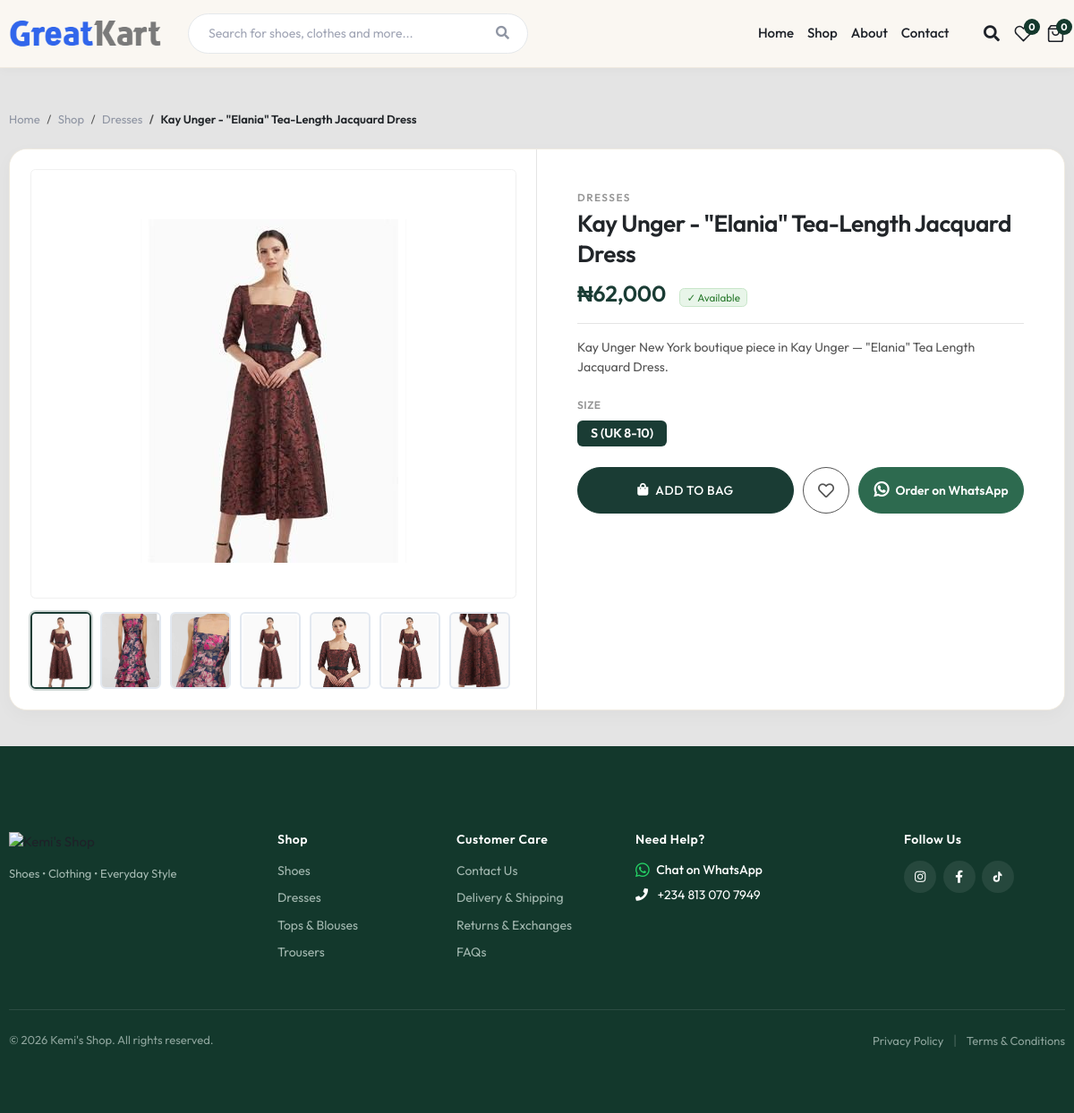
The page /store/category/dresses/kemi-8-kay-unger-elania-tea-lengt/ on the database its author committed.
### store/models.py (models this page shows, shortened)
class Product(models.Model):
    product_name = models.CharField(max_length=200, unique=True)
    slug = models.SlugField(max_length=200, unique=True)
    description = models.TextField(max_length=500, blank=True)
    price = models.IntegerField()
    images = models.ImageField(upload_to='photos/products')
    stock = models.IntegerField()
    is_available = models.BooleanField(default=True)
    category = models.ForeignKey(Category, on_delete=models.CASCADE)
    created_date = models.DateTimeField(auto_now_add=True)
    modified_date = models.DateTimeField(auto_now=True)

class ProductGallery(models.Model):
    product = models.ForeignKey(Product, default=None, on_delete=models.CASCADE)
    image = models.ImageField(upload_to='store/product_gallery', max_length=255)
    class Meta:
        verbose_name = 'productgallery'
        verbose_name_plural = 'product gallery'

class Variation(models.Model):
    product = models.ForeignKey(Product, on_delete=models.CASCADE)
    variation_category = models.CharField(max_length=100, choices=variation_category_choice)
    variation_value = models.CharField(max_length=100)
    is_active = models.BooleanField(default=True)
    created_date = models.DateTimeField(auto_now=True)
    objects = VariationManager()

### category/models.py (models this page shows, shortened)
class Category(models.Model):
    category_name = models.CharField(max_length=50, unique=True)
    slug = models.SlugField(max_length=100, unique=True)
    description = models.CharField(max_length=255, blank=True)
    cat_image = models.ImageField(upload_to='photos/categories', blank=True)
    class Meta:
        verbose_name = 'category'
        verbose_name_plural = 'categories'
    def get_url(self):
        return reverse('products_by_category', args=[self.slug])

### store/views.py (the view)
# urls.py: path('category/<slug:category_slug>/<slug:product_slug>/', views.product_detail, name='product_detail'),
def product_detail(request, category_slug, product_slug):
    try:
        single_product = Product.objects.get(category__slug=category_slug, slug=product_slug)
        if request.user.is_authenticated:
            in_cart = CartItem.objects.filter(user=request.user, product=single_product).exists()
        else:
            in_cart = CartItem.objects.filter(cart__cart_id=_cart_id(request), product=single_product).exists()
    except Exception as e:
        raise e
    if request.user.is_authenticated:
        orderproduct = OrderProduct.objects.filter(user=request.user, product_id=single_product.id).exists()
    else:
        orderproduct = None
    reviews = ReviewRating.objects.filter(product_id=single_product.id, status=True).order_by('-created_at')
    review_count = reviews.count()
    if review_count > 0:
        average_rating = reviews.aggregate(Avg('rating'))['rating__avg']
    else:
        average_rating = 0
    product_gallery = ProductGallery.objects.filter(product_id=single_product.id)
    color_options = COLORWAYS_CONFIG.get(single_product.id, [])
    color_options_json = json.dumps(color_options) if color_options else '[]'
    if color_options:
        init_color = color_options[0]
        init_size = f" (Size: {init_color['sizes'][0]})" if init_color['sizes'] else ""
        wa_msg = f"Hello Kemi's Shop! 👋 I would like to order: {single_product.product_name} in {init_color['display_name']}{init_size} for {init_color['formatted_price']}. Is this available?"
    else:
        sizes = single_product.variation_set.sizes()
        size_str = f" (Size: {sizes.first().variation_value})" if sizes.exists() else ""
        wa_msg = f"Hello Kemi's Shop! 👋 I would like to order: {single_product.product_name}{size_str} (Price: ₦{single_product.price:,.0f}). Is this available?"
    whatsapp_url = f"https://wa.me/2348130707949?text={urllib.parse.quote(wa_msg)}"
    inventory_breakdown = ''
    context = {
        'single_product': single_product,
        'in_cart': in_cart,
        'orderproduct': orderproduct,
        'reviews': reviews,
        'review_count': review_count,
        'average_rating': average_rating,
        'product_gallery': product_gallery,
        'whatsapp_url': whatsapp_url,
        'color_options': color_options,
        'color_options_json': color_options_json,
        'inventory_breakdown': inventory_breakdown,
    }
    return render(request, 'store/product_detail.html', context)

### templates/store/product_detail.html (shortened to what this page needs)
{% extends 'base.html' %}
{% load static %}
{% load humanize %}
{% block content %}
<section class="section-content padding-y bg-light">
    <div class="container">
        <nav aria-label="breadcrumb" class="mb-4">
            <ol class="breadcrumb bg-transparent p-0 small">
                <li class="breadcrumb-item"><a href="{% url 'home' %}" class="text-muted text-decoration-none">Home</a></li>
                <li class="breadcrumb-item"><a href="{% url 'store' %}" class="text-muted text-decoration-none">Shop</a></li>
                {% if single_product.category %}
                    <li class="breadcrumb-item"><a href="{{ single_product.category.get_url }}" class="text-muted text-decoration-none">{{ single_product.category.category_name }}</a></li>
                {% endif %}
                <li class="breadcrumb-item active text-dark font-weight-bold" aria-current="page">{{ single_product.product_name }}</li>
            </ol>
        </nav>
        <div class="card shadow-sm border-0 rounded-lg overflow-hidden">
            <div class="row no-gutters">
                <aside class="col-lg-6 p-3 p-md-4 bg-white border-right">
                    <div class="gallery-container">
                        <div class="main-image-viewport position-relative rounded bg-white d-flex align-items-center justify-content-center mb-3">
                            <img id="main-image" src="{{ single_product.images.url }}" alt="{{ single_product.product_name }}" class="img-fluid main-product-img">
                        </div>
                        <div class="thumbs-strip d-flex align-items-center flex-wrap" style="gap: 10px;">
                            {% if color_options.0.gallery_images %}
                                {% for g_img in color_options.0.gallery_images %}
                                    <div class="thumb-card {% if forloop.first %}active{% endif %}" data-image="{{ g_img }}" style="cursor: pointer; width: 68px; height: 86px; border-radius: 6px; overflow: hidden; border: 2px solid {% if forloop.first %}#1a3c34{% else %}#e2e8f0{% endif %}; background: #fafafa; transition: all 0.2s ease;">
                                        <img src="{{ g_img }}" style="width: 100%; height: 100%; object-fit: cover;">
                                    </div>
                                {% endfor %}
                            {% else %}
                                <div class="thumb-card active" data-image="{{ single_product.images.url }}" style="cursor: pointer; width: 68px; height: 86px; border-radius: 6px; overflow: hidden; border: 2px solid #1a3c34; background: #fafafa; transition: all 0.2s ease;">
                                    <img src="{{ single_product.images.url }}" style="width: 100%; height: 100%; object-fit: cover;">
                                </div>
                                {% for gallery_img in product_gallery %}
                                    <div class="thumb-card" data-image="{{ gallery_img.image.url }}" style="cursor: pointer; width: 68px; height: 86px; border-radius: 6px; overflow: hidden; border: 2px solid #e2e8f0; background: #fafafa; transition: all 0.2s ease;">
                                        <img src="{{ gallery_img.image.url }}" style="width: 100%; height: 100%; object-fit: cover;">
                                    </div>
                                {% endfor %}
                            {% endif %}
                        </div>
                    </div>
                </aside>
                <main class="col-lg-6 p-3 p-md-5 bg-white">
                    <form action="{% url 'add_cart' single_product.id %}" method="POST">
                        <article class="content-body p-0">
                            <div class="text-uppercase text-muted font-weight-bold mb-1" style="font-size: 0.78rem; letter-spacing: 1.5px;">
                                {{ single_product.category.category_name }}
                            </div>
                            <h1 class="product-detail-title font-weight-bold text-dark mb-2" style="font-family: 'Outfit', sans-serif !important; font-size: 1.75rem; letter-spacing: -0.3px;">
                                {{ single_product.product_name }}
                            </h1>
                            <div class="price-header d-flex align-items-baseline mb-3 pb-3 border-bottom">
                                <span class="product-detail-price font-weight-bold mb-0" id="product-price" style="font-family: 'Outfit', sans-serif !important; font-size: 1.65rem; color: #1a3c34; letter-spacing: -0.3px;">
                                    {% if color_options.0.size_prices %}
                                        {% for sk, sp in color_options.0.size_prices.items %}
                                            {% if forloop.first %}{{ sp }}{% endif %}
                                        {% endfor %}
                                    {% else %}
                                        ₦{{ single_product.price|intcomma }}
                                    {% endif %}
                                </span>
                                <span class="badge badge-success ml-3 px-2 py-1 font-weight-normal" style="background-color: #e8f5e9; color: #2e7d32; border: 1px solid #c8e6c9; font-size: 0.78rem;">
                                    ✓ Available
                                </span>
                            </div>
                            <p class="text-secondary mb-4" style="line-height: 1.6; font-size: 0.94rem;">
                                {{ single_product.description }}
                            </p>
                            <div class="size-selection-section mb-4">
                                <div class="d-flex align-items-center justify-content-between mb-2">
                                    <span class="text-uppercase text-muted font-weight-bold small" style="letter-spacing: 0.5px;">
                                        {% if single_product.category.slug == 'shoes' %}Shoe Size{% else %}Size{% endif %}
                                    </span>
                                </div>
                                <div id="dynamic-sizes-wrapper">
                                    {% if color_options %}
                                        <div id="colorway-sizes-container" class="d-flex align-items-center flex-wrap" style="gap: 8px;">
                                            {% for s in color_options.0.sizes %}
                                                <label class="btn {% if forloop.first %}btn-dark active-size{% else %}btn-outline-dark{% endif %} px-3 py-2 font-weight-bold colorway-size-choice mb-0" style="border-radius: 6px; font-size: 0.9rem; cursor: pointer; min-width: 68px; text-align: center;">
                                                    <input type="radio" name="size" value="{{ s }}" autocomplete="off" {% if forloop.first %}checked{% endif %} class="d-none">
                                                    {{ s }}
                                                </label>
                                            {% endfor %}
                                        </div>
                                    {% elif single_product.variation_set.sizes.exists %}
                                        {% if single_product.variation_set.sizes.count == 1 %}
                                            <div class="d-flex align-items-center">
                                                <span class="badge badge-dark px-3 py-2 font-weight-bold" style="font-size: 0.95rem; border-radius: 6px; background-color: #1a3c34;">
                                                    {{ single_product.variation_set.sizes.first.variation_value }}
                                                </span>
                                            </div>
                                        {% endif %}
                                    {% endif %}
                                </div>
                            </div>
                            {% if single_product.stock <= 0 %}
                                <div class="alert alert-warning py-3 font-weight-bold text-center">
                                    This piece is currently out of stock.
                                </div>
                            {% else %}
                                <div class="action-buttons-group mb-2">
                                    <div class="product-cta-row">
                                        <div class="d-flex align-items-stretch cta-bag-wrap" style="gap: 10px;">
                                            {% if in_cart %}
                                                <a href="{% url 'cart' %}" class="btn btn-outline-dark btn-lg flex-grow-1 font-weight-bold py-3 text-uppercase d-flex align-items-center justify-content-center" style="border-radius: 8px; letter-spacing: 0.5px; font-size: 0.92rem;">
                                                    <i class="fas fa-shopping-bag mr-2"></i> View in Bag
                                                </a>
                                            {% else %}
                                                <button type="submit" class="btn btn-dark btn-lg flex-grow-1 font-weight-bold py-3 text-uppercase d-flex align-items-center justify-content-center" style="background-color: #1a3c34; border-color: #1a3c34; border-radius: 8px; letter-spacing: 0.5px; font-size: 0.92rem;">
                                                    <i class="fas fa-shopping-bag mr-2"></i> Add to Bag
                                                </button>
                                            {% endif %}
                                            <button type="button" class="btn btn-outline-secondary btn-lg px-3 wishlist-toggle-btn d-flex align-items-center justify-content-center" data-product-id="{{ single_product.id }}" title="Save to Wishlist" style="border-radius: 8px; width: 52px; flex-shrink: 0;">
                                                <i class="{% if single_product.id in wishlist_product_ids %}fas fa-heart text-danger{% else %}far fa-heart{% endif %}"></i>
                                            </button>
                                        </div>
                                        <a id="wa-direct-order-btn" href="{{ whatsapp_url }}" target="_blank" class="btn btn-success btn-lg px-3 py-3 font-weight-bold d-flex align-items-center justify-content-center cta-wa-btn" style="background-color: #25D366; border-color: #25D366; border-radius: 8px; font-size: 0.92rem;" title="Order via WhatsApp">
                                            <i class="fab fa-whatsapp mr-2" style="font-size: 1.25rem;"></i> Order on WhatsApp
                                        </a>
                                    </div>
                                </div>
                            {% endif %}
                        </article>
                    </form>
                </main>
            </div>
        </div>
    </div>
</section>
{% endblock %}

### rows shown on the page
Product: category.category_name "Dresses", product_name "Kay Unger - \"Elania\" Tea-Length Jacquard Dress", images (picture), category.category_name "DRESSES", price "62,000", description "Kay Unger New York boutique piece in Kay Unger — \"Elania\" Tea Length Jacquard Dress.", variation_set.sizes.first.variation_value "S (UK 8-10)"
ProductGallery: image (picture)
ProductGallery: image (picture)
ProductGallery: image (picture)
ProductGallery: image (picture)
ProductGallery: image (picture)
ProductGallery: image (picture)
